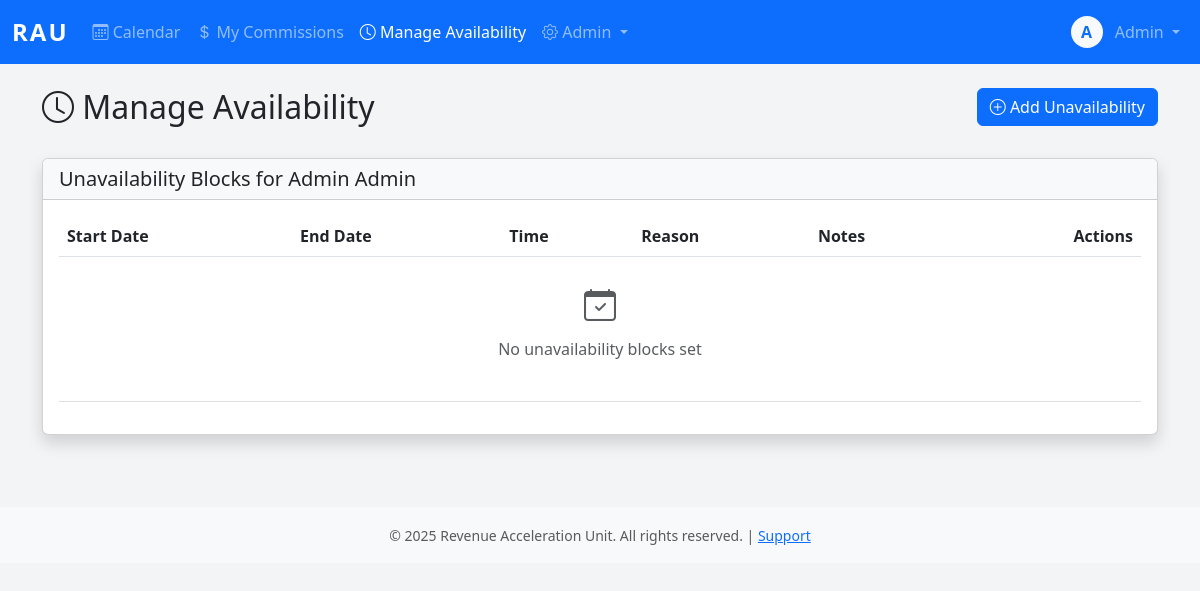
Screenshot of /availability/ (signed in) with the database file from the repository.
### core/models.py (models this page shows, shortened)
class User(AbstractBaseUser, PermissionsMixin):
    username = models.CharField(max_length=150, unique=True)
    email = models.EmailField(unique=True)
    first_name = models.CharField(max_length=100)
    last_name = models.CharField(max_length=100)
    employee_id = models.CharField(max_length=20, unique=True, null=True, blank=True)
    phone_number = models.CharField(max_length=20)
    commission_rate = models.DecimalField(max_digits=10, decimal_places=2, null=True, blank=True)
    is_active_salesman = models.BooleanField(default=False)
    hire_date = models.DateField(null=True)
    is_active = models.BooleanField(default=True)
    is_staff = models.BooleanField(default=False)
    is_superuser = models.BooleanField(default=False)
    date_joined = models.DateTimeField(default=timezone.now)
    last_login = models.DateTimeField(null=True, blank=True)
    password_reset_token = models.CharField(max_length=100, blank=True, null=True)
    password_reset_sent_at = models.DateTimeField(null=True, blank=True)
    failed_login_attempts = models.IntegerField(default=0)
    last_failed_login = models.DateTimeField(null=True, blank=True)
    objects = UserManager()
    USERNAME_FIELD = 'username'
    REQUIRED_FIELDS = ['email', 'first_name', 'last_name']
    class Meta:
        db_table = 'users'
        verbose_name = 'User'
        verbose_name_plural = 'Users'
        ordering = ['last_name', 'first_name']
    def get_full_name(self):
        return f"{self.first_name} {self.last_name}".strip()

### core/views.py (the view)
# urls.py: path('availability/', views.availability_view, name='availability'),
@login_required
@group_required('salesman', 'admin')
def availability_view(request):
    is_admin = request.user.is_staff
    if is_admin:
        salesman_id = request.GET.get('salesman')
        if salesman_id:
            salesman = get_object_or_404(User, pk=salesman_id, is_active_salesman=True)
        else:
            salesman = request.user
    else:
        salesman = request.user
    blocks = Unavailability.objects.filter(
        salesman=salesman,
        end_date__gte=timezone.now().date()
    ).order_by('start_date', 'start_time')
    salesmen = None
    if is_admin:
        salesmen = User.objects.filter(
            is_active_salesman=True,
            is_active=True
        )
    context = {
        'blocks': blocks,
        'salesman': salesman,
        'salesmen': salesmen,
        'is_admin': is_admin,
    }
    return render(request, 'availability.html', context)

### core/templates/availability.html (shortened to what this page needs)
{% extends 'base.html' %}
{% block content %}
<div class="container">
    <div class="row mb-4">
        <div class="col">
            <h2><i class="bi bi-clock"></i> Manage Availability</h2>
        </div>
        <div class="col-auto">
            <a href="{% url 'availability_create' %}{% if is_admin and salesman %}?salesman={{ salesman.id }}{% endif %}" class="btn btn-primary">
                <i class="bi bi-plus-circle"></i> Add Unavailability
            </a>
        </div>
    </div>
    <div class="card shadow">
        <div class="card-header bg-light">
            <h5 class="mb-0">Unavailability Blocks for {{ salesman.get_full_name }}</h5>
        </div>
        <div class="card-body">
            <div class="table-responsive">
                <table class="table table-hover">
                    <thead>
                        <tr>
                            <th>Start Date</th>
                            <th>End Date</th>
                            <th>Time</th>
                            <th>Reason</th>
                            <th>Notes</th>
                            <th class="text-end">Actions</th>
                        </tr>
                    </thead>
                    <tbody>
                        {% for block in blocks %}
                        <tr>
                            <td>{{ block.start_date|date:"M d, Y" }}</td>
                            <td>{{ block.end_date|date:"M d, Y" }}</td>
                            <td>{{ block.start_time|date:"g:i A" }} - {{ block.end_time|date:"g:i A" }}</td>
                            <td>
                                <span class="badge bg-secondary">
                                    {{ block.get_reason_display }}
                                </span>
                            </td>
                            <td>{{ block.notes|truncatewords:10 }}</td>
                            <td class="text-end">
                                <div class="btn-group btn-group-sm">
                                    <a href="{% url 'availability_edit' block.id %}" class="btn btn-outline-primary">
                                        <i class="bi bi-pencil"></i>
                                    </a>
                                    <a href="{% url 'availability_delete' block.id %}" class="btn btn-outline-danger">
                                        <i class="bi bi-trash"></i>
                                    </a>
                                </div>
                            </td>
                        </tr>
                        {% empty %}
                        <tr>
                            <td colspan="6" class="text-center text-muted py-4">
                                <i class="bi bi-calendar-check" style="font-size: 2rem;"></i>
                                <p class="mt-2">No unavailability blocks set</p>
                            </td>
                        </tr>
                        {% endfor %}
                    </tbody>
                </table>
            </div>
        </div>
    </div>
</div>
{% endblock %}

### core/templates/base.html (shortened to what this page needs)
<!DOCTYPE html>
<html lang="en">
<head>
    {% load static %}
    <link href="https://cdn.jsdelivr.net/npm/bootstrap@5.3.0/dist/css/bootstrap.min.css" rel="stylesheet">
    <link rel="stylesheet" href="https://cdn.jsdelivr.net/npm/bootstrap-icons@1.11.0/font/bootstrap-icons.css">
    <link rel="stylesheet" href="{% static 'css/styles.css' %}">
</head>
<body>
    {% if user.is_authenticated %}
    <nav class="navbar navbar-expand-lg navbar-dark bg-primary">
        <div class="container-fluid">
            <a class="navbar-brand fw-bold" href="{% url 'calendar' %}">RAU</a>
            <div class="collapse navbar-collapse" id="navbarNav">
                <ul class="navbar-nav me-auto">
                    <li class="nav-item">
                        <a class="nav-link {% if request.resolver_match.url_name == 'calendar' %}active{% endif %}"
                           href="{% url 'calendar' %}">
                            <i class="bi bi-calendar3"></i> Calendar
                        </a>
                    </li>
                    <li class="nav-item">
                        <a class="nav-link {% if request.resolver_match.url_name == 'commissions' %}active{% endif %}"
                           href="{% url 'commissions' %}">
                            <i class="bi bi-currency-dollar"></i> My Commissions
                        </a>
                    </li>
                    {% if user.is_active_salesman or user.is_staff %}
                    <li class="nav-item">
                        <a class="nav-link {% if request.resolver_match.url_name == 'availability' %}active{% endif %}"
                           href="{% url 'availability' %}">
                            <i class="bi bi-clock"></i> Manage Availability
                        </a>
                    </li>
                    {% endif %}
                    {% if user.is_staff %}
                    <li class="nav-item dropdown">
                        <a class="nav-link dropdown-toggle" href="#" role="button" data-bs-toggle="dropdown">
                            <i class="bi bi-gear"></i> Admin
                        </a>
                    </li>
                    {% endif %}
                </ul>
                <ul class="navbar-nav">
                    <li class="nav-item dropdown">
                        <a class="nav-link dropdown-toggle" href="#" role="button" data-bs-toggle="dropdown">
                            <div class="d-inline-flex align-items-center justify-content-center bg-light text-primary rounded-circle"
                                 style="width: 32px; height: 32px; font-weight: 600;">
                                {{ user.first_name.0 }}
                            </div>
                            <span class="ms-2">{{ user.first_name }}</span>
                        </a>
                            </a></li>
                        </ul>
            </div>
        </div>
    </nav>
    {% endif %}
    <main class="{% if user.is_authenticated %}container-fluid py-4{% endif %}">
        {% block content %}{% endblock %}
    </main>
    {% if user.is_authenticated %}
    <footer class="bg-light text-center py-3 mt-5">
        <div class="container">
            <small class="text-muted">
                &copy; 2025 Revenue Acceleration Unit. All rights reserved. |
                <a href="#">Support</a>
            </small>
        </div>
    </footer>
    {% endif %}
    {% load static %}
</body>
</html>

### static/css/styles.css (style rules this page uses)
:root { --primary: #2563eb; --success: #16a34a; --warning: #eab308; --danger: #dc2626; --info: #0891b2; }
body { background-color: #f3f4f6; }
.navbar-brand { font-size: 1.5rem; letter-spacing: 2px; }
.card { box-shadow: 0 1px 3px 0 rgb(0 0 0 / 0.1), 0 1px 2px -1px rgb(0 0 0 / 0.1); transition: box-shadow 0.3s ease; }
.btn { transition: all 0.2s ease; }

### rows the page displays
User: first_name.0 "A", first_name "Admin", get_full_name "Admin Admin"
